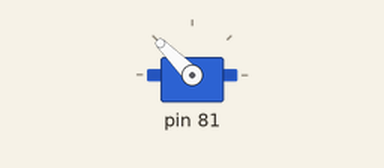
A sketch run on a simulated Arduino Uno, built with avr-gcc and run on an emulated ATmega328P. On the bench: servo.

Above: at 2.05 s.
Timing chart, 0 to 5.7 s (numbered marks = the images above):
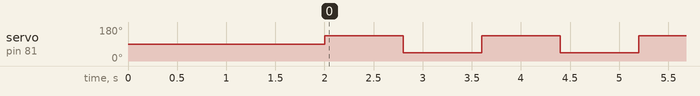

The sketch:

Me_ServoTest.ino
```cpp
/**
 *
 * @file    Me_ServoTest.ino
 * @author  Ron Lawton
 * @version V1.0.0
 * @date    2018/08/18
 * @brief   Description: this file is for testing Me Servo.
 *
 *
 * \par History:
 * <pre>
 * <Author>     <Time>        <Version>      <Descr>
 * Ron Lawton   2018/08/18    1.0.0          test servo movement
 * </pre>
 */
#include <Arduino.h>
#include <Wire.h>
#include <SoftwareSerial.h>

#include <MeOrion.h>

Servo servo_3_2;
MePort port_8(8);


void servo()
{
    servo_3_2.write(90); // center head

}

void setup(){
    servo_3_2.attach(port_8.pin2());
    servo();
    delay(2000);

}

void loop(){
   // Move head right to left
        servo_3_2.write(135);
        delay(800);
        servo_3_2.write(45);
        delay(800);
}
```

Measured:
- by itself, servo on pin 81: alternates 135° for 0.80 s and 45° for 0.80 s
